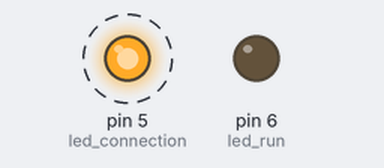
A sketch run on a simulated Arduino Uno, built with avr-gcc and run on an emulated ATmega328P. Shown: output pins drawn as LEDs (lit = HIGH). Dashed ring = blinking. What the sketch prints to the serial monitor is not drawn.

Above: at 0.1 s.
At 22.1 s:
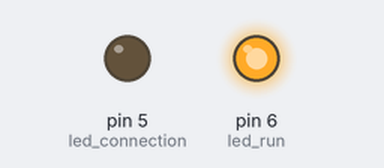
Timing chart, 0 to 23.6 s (numbered marks = the images above):
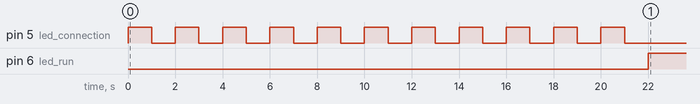

The sketch:

Condition_while.ino
```cpp
#define led_connection 5
#define led_run 6
int counter = 0;

void led_connect()
{
  digitalWrite(led_connection, HIGH);delay(1000);digitalWrite(led_connection, LOW);delay(1000);
}

void setup()
{
  Serial.begin(9600);
  pinMode(led_connection, OUTPUT);
  pinMode(led_run, OUTPUT);
}

void loop()
{
  counter++;   //counter = counter + 1;
  led_connect();
  Serial.print("counter : ");Serial.println(counter);
  while (counter > 10 )
  {
    digitalWrite(led_run, HIGH);
    Serial.println("led_run");
  }
    digitalWrite(led_run, LOW);
}
```

Measured:
- by itself, pin 5 (led_connection): alternates HIGH for 1.0 s and LOW for 1.0 s, 22 changes in all, then stays LOW
- by itself, pin 6 (led_run): LOW → HIGH at 22.0 s
